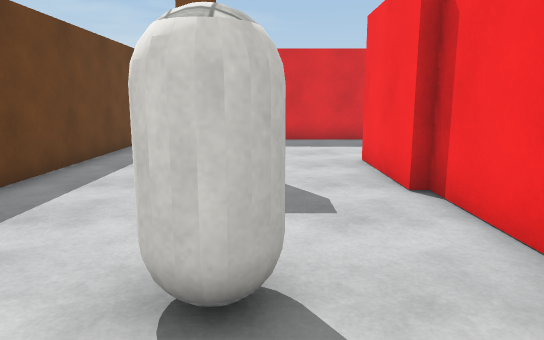
view 1 (above)

14 first-person views from a walk through a scene from a Unity 3-D project. The camera is 1.4 m above the floor, tilts 10° down and sees 70° across. The floor is counted in squares, 1 m on a side. Each view is taken from the middle of a square. On the plan, view 1 faces up. The plan holds only what a view shows up to about 16 squares ahead; the rest is blank. The place goes on beyond the plan. Surface patterns are stand-ins for the level's own textures.

view 2
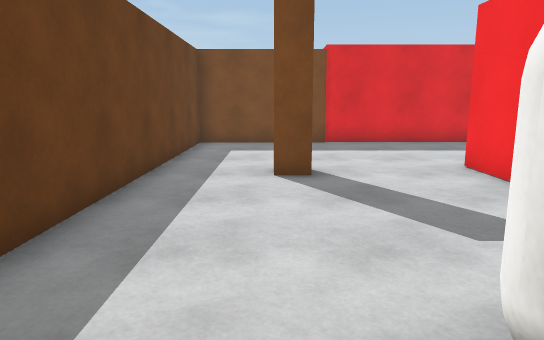

view 3
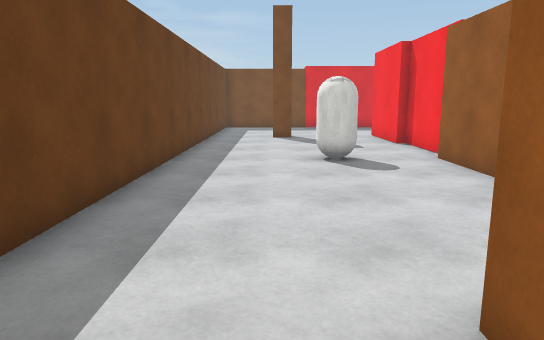

view 4
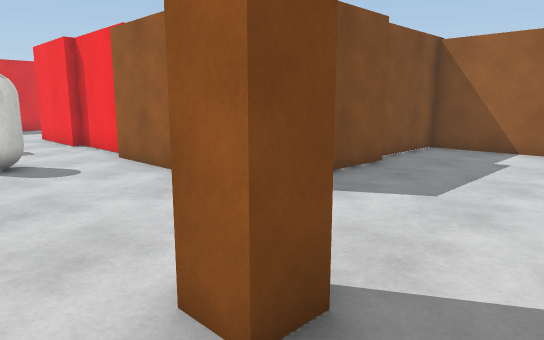

view 5
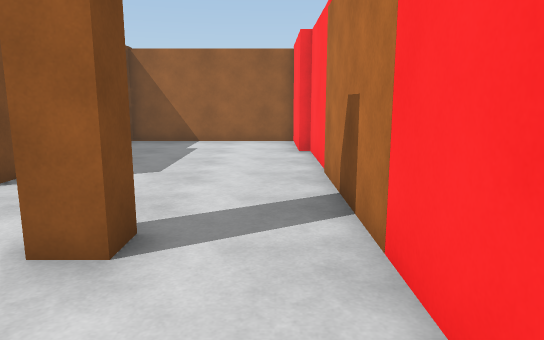

view 6
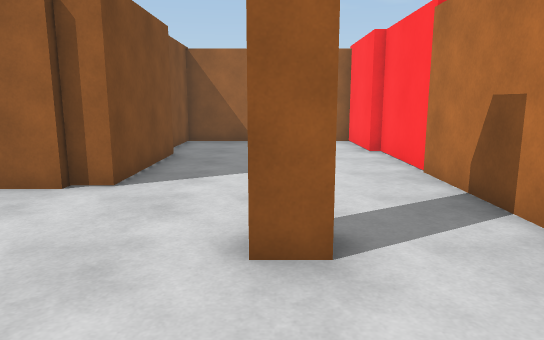

view 7
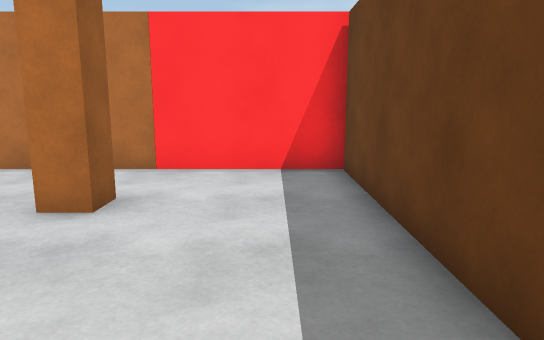

view 8
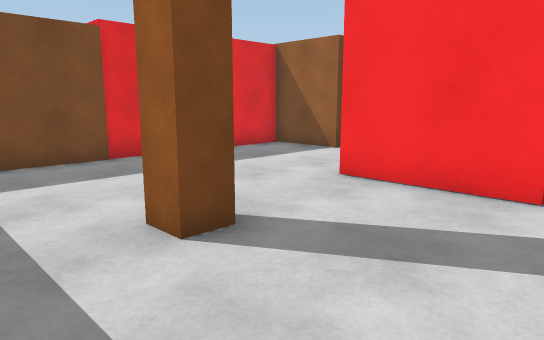

view 9
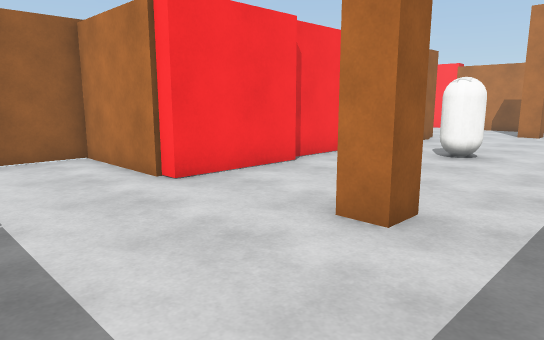

view 10
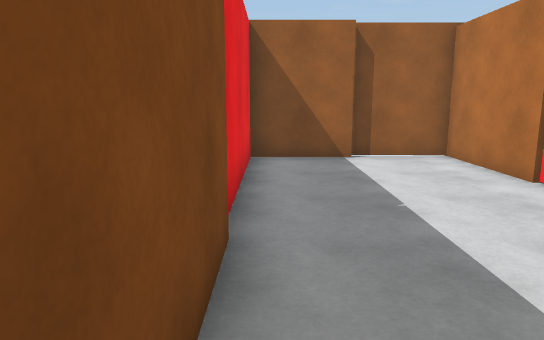

view 11
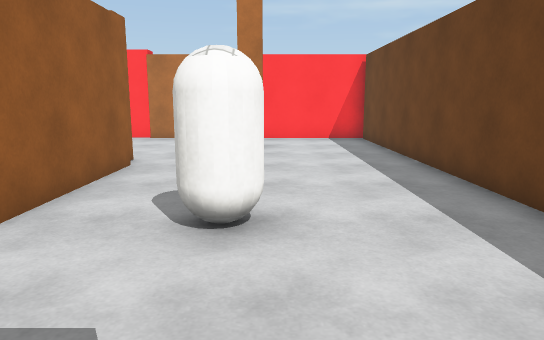

view 12
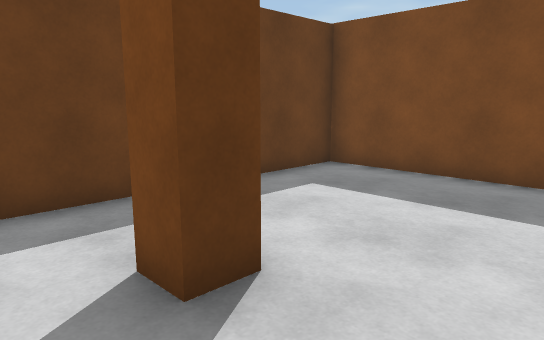

view 13
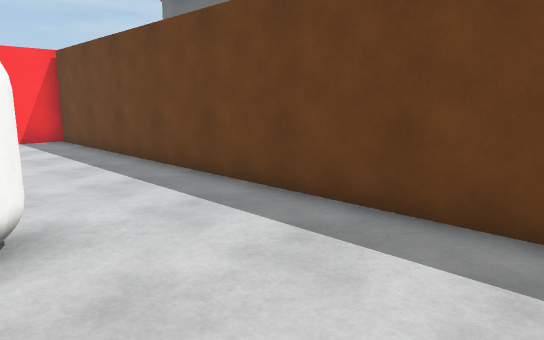

view 14
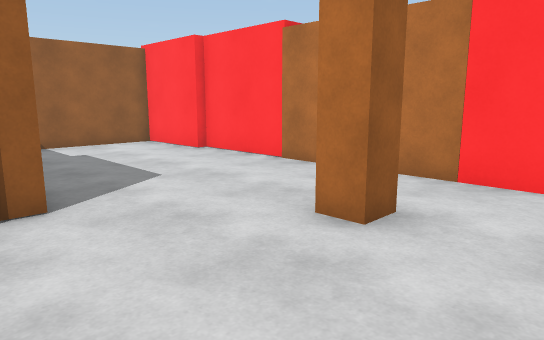

### Floor plan
Points are (right, up) in squares from view 1. A wall is a line through its corners. A room is listed if a view was taken in it or the views show most of it. See-through windows are left out.
Room 1 (views 1, 2, 3, 4, 5, 6, 7, 8, 9, 10, 11, 12, 13, 14)
walls: (2.5, 3.4) (2.5, 6) (2.2, 6) (2.2, 9.4) (6.1, 9.4) (6.1, 12); (2.2, -1.6) (2.2, 2.8); (2.5, -2.4) (2.5, -1.5); (-1.2, 8.4) (-2, 8.4) (-2, 9.1) (-1.2, 9.1) (-1.2, 8.4); (6.5, -2.4) (2.2, -2.4); (0.1, -5.5) (-0.7, -5.5) (-0.7, -4.8) (0.1, -4.8); (5.8, 11.9) (5.8, 14.4) (-4.5, 14.4) (-4.5, -8.1) (7, -8.1); (6.9, -7.8) (10, -7.8) (10, -2) (7, -2)
objects: capsule (-1, 2) to (0, 3)

Where each view was taken, in squares from view 1:
view 1: 0 up, 0 right, facing up
view 2: 1 up, 2 left, facing up
view 3: 7 down, 2 left, facing up
view 4: 7 down, 2 left, facing up-right
view 5: 7 down, 4 left, facing right
view 6: 5 down, 4 left, facing right
view 7: 0 up, 3 left, facing down
view 8: 5 up, 4 left, facing up-right
view 9: 13 up, 4 left, facing down-right
view 10: 14 up, 4 left, facing right
view 11: 7 up, 1 left, facing down
view 12: 7 up, 1 right, facing up-left
view 13: 7 up, 0 right, facing down-left
view 14: 1 down, 3 left, facing down-right
